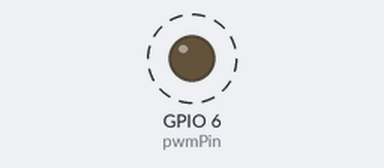
The program below on a simulated Raspberry Pi (BCM pin numbers). Shown: output pins drawn as LEDs (lit = HIGH). Dashed ring = blinking. What the program prints to the terminal is not drawn.

Above: at 1.0 s.
Timing chart, 0 to 4.6 s (numbered marks = the images above):
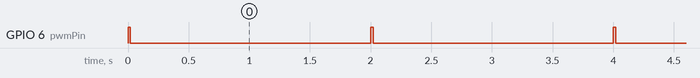

The program:

pwm1.py
```python
#-*- coding: utf-8-*-
import RPi.GPIO as GPIO
import time

pwmPin = 6

GPIO.setmode(GPIO.BCM)
GPIO.setup(pwmPin, GPIO.OUT)

p = GPIO.PWM(pwmPin, 0.5)
p.start(1)
input("Press return to stop")
p.stop()

GPIO.cleanup()
```

Measured:
- by itself, GPIO 6 (pwmPin): alternates HIGH for 0.02 s and LOW for 2.0 s
